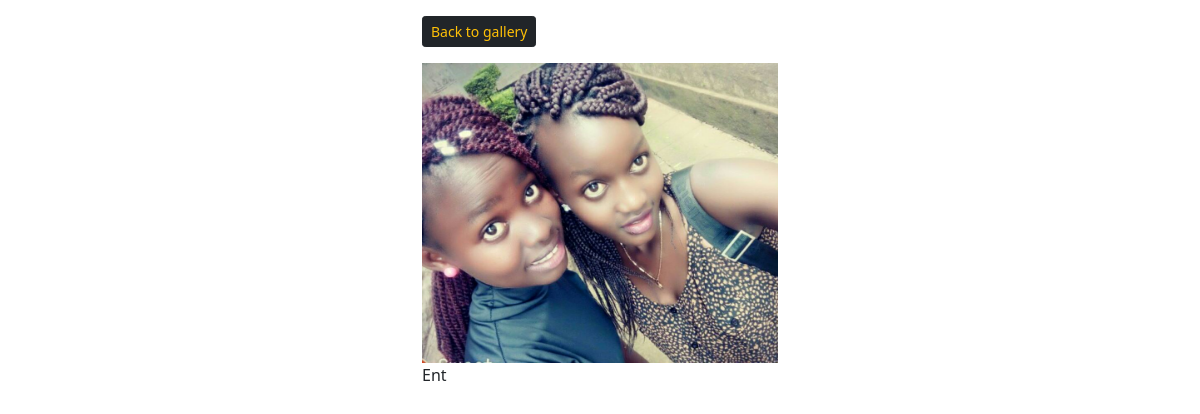
Page /image/7 on the committed database.
### images/models.py (models this page shows, shortened)
class Image(models.Model):
    category = models.ForeignKey(Category, on_delete=models.SET_NULL, null=True, blank=True)
    image = models.ImageField(null=False, blank=False)
    description = models.TextField()

### images/views.py (the view)
# urls.py: path('image/<str:pk>', views.viewImage, name='image'),
def viewImage(request, pk):
    image  = Image.objects.get(id=pk)
    return render(request, 'images/image.html', {'image' : image})

### images/templates/images/image.html (shortened to what this page needs)
<!DOCTYPE html>
<html lang="en">
<head>
    <link href="https://cdn.jsdelivr.net/npm/bootstrap@5.1.3/dist/css/bootstrap.min.css" rel="stylesheet">
</head>
<body>
    <div class="container">
        <div class="row justify-content-center">
            <div class="col-md-4">
                <a href="{% url 'gallery' %}" class="btn btn-sm btn-dark my-3 text-warning">Back to gallery</a>
                <br>
                <img style="max-width: 100%;max-height: 100%;" src="{{image.image.url}}" alt="">
                <p> {{image.description}} </p>
            </div>
        </div>
    </div>
</body>
</html>

### images/templates/images/image.html (style rules this page uses)
img { height: 300px; object-fit: cover; }

### rows in the picture
Image: image (picture), description "Ent"
